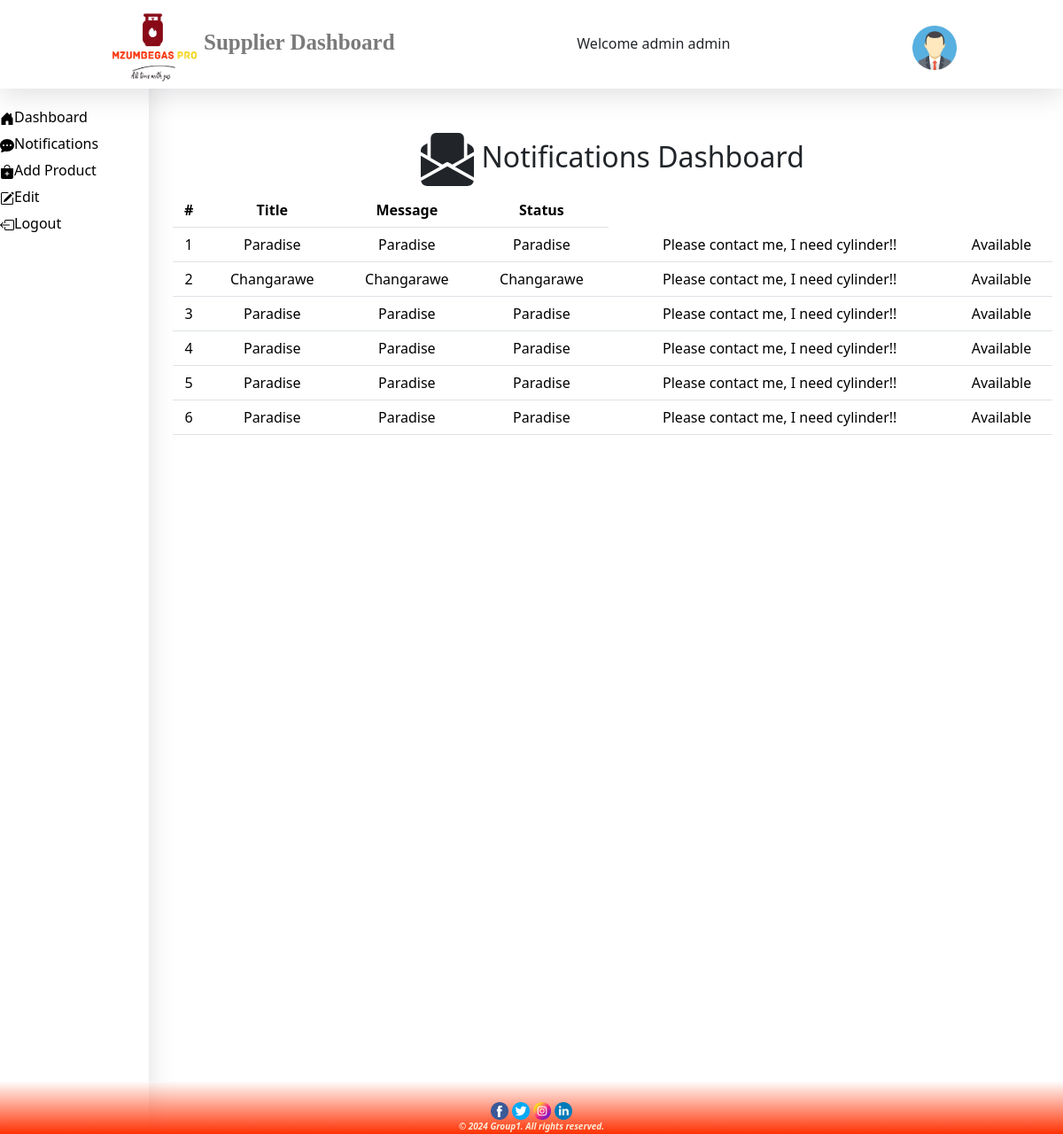
Page /notification.php (signed in) on the committed database.
### tables this page shows
CREATE TABLE `orders` (
  `order_id` int(200) NOT NULL,
  `location` varchar(200) NOT NULL,
  `message` varchar(100) NOT NULL,
  `status` varchar(100) NOT NULL,
  `customer_id` int(11) DEFAULT NULL,
  `supplier_id` int(11) DEFAULT NULL
);

### notification.php (the view, shortened to what this page needs)
<?php include('./layout/supplier/header.php');
?>
<div style="display: flex; gap: 15px; position: scroll;">
<?php include('./layout/supplier/sidebar.php'); ?>
<div class="container" style="margin-top:150px" >
    <h2 class="text-center">
        Notifications Dashboard
    </h2>
    <div class="table-responsive">
        <table class="table table-hover notification-table">
            <thead class="thead-dark">
                <tr>
                    <th>#</th>
                    <th>Title</th>
                    <th>Message</th>
                    <th>Status</th>
                </tr>
            </thead>
            <tbody id="notification-body">
                <?php
                $sql = "SELECT * FROM `orders`";
                $result = mysqli_query($conn, $sql);
                if (mysqli_num_rows($result) > 0) {
                    $counter = 1;
                    while ($row = mysqli_fetch_assoc($result)) {
                ?>
                <tr class="<?php echo ($row['status'] == 'unread') ? 'unread' : 'read'; ?>">
                    <td><?php echo $counter; ?></td>
                    <td><?php echo htmlspecialchars($row['location']); ?></td>
                    <td><?php echo htmlspecialchars($row['location']); ?></td>
                    <td><?php echo htmlspecialchars($row['location']); ?></td>
                    <td><?php echo htmlspecialchars($row['message']); ?></td>
                    <td><?php echo htmlspecialchars($row['status']); ?></td>
                </tr>
                <?php
                        $counter++;
                    }
                } else {
                ?>
                <tr>
                    <td colspan="4" style="text-align: center;">No notifications found.</td>
                </tr>
                <?php
                }
                ?>
            </tbody>
        </table>
    </div>
</div>
</div>
<?php include('./layout/supplier/footer.php'); ?>

### layout/supplier/header.php (shortened to what this page needs)
<link href="https://cdn.jsdelivr.net/npm/bootstrap@5.3.3/dist/css/bootstrap.min.css" rel="stylesheet">
    <nav class="nav" style="padding: 0 10%; display: flex;justify-content: space-between;align-items: center;position: fixed;width: 100%;height: 100px;background-color: white ;box-shadow: rgba(100, 100, 111, 0.2) 0px 7px 29px 0px;">
        <div style="display: flex;">
            <h1 style="color: rgba(0, 0, 0, 0.521);font-weight: 900;font-family: Segoe UI Black;font-size: 25px;"><img src="images/gaslogo.png" style="height: 100px;width: 110px;">Supplier Dashboard</h1>
        </div>
        <h6>Welcome <?php echo $_SESSION['firstname']; echo " "; echo $_SESSION['lastname'];?></h6>
        <img src="images\avator.png" alt="" style="border-radius:20px;" width="50px" height="50px">
    </nav>

### layout/supplier/sidebar.php (shortened to what this page needs)
<link href="https://cdn.jsdelivr.net/npm/bootstrap@5.3.3/dist/css/bootstrap.min.css" rel="stylesheet">
<div style="height: 160vh;width: 14%;padding-top: 120px; box-shadow: rgba(100, 100, 111, 0.2) 0px 7px 29px 0px;">
<a href="supplier_dashboard.php" style="list-style: none; color: black;text-decoration: none;position: fixed;"><p style="font-family: Segoe UI;" class="sidebar">Dashboard</p></a>
<a href="notification.php" style="list-style: none; color: black;text-decoration: none;position: fixed;margin-top: 30px;"><p style="font-family:Segoe UI;" class="sidebar">Notifications</p></a>
<a href="product.php" style="list-style: none; color: black;text-decoration: none;position: fixed;margin-top: 60px;"><p style="font-family:Segoe UI;" class="sidebar">Add Product</p></a>
<a href="edit_supplier.php?id=<?php echo $_SESSION['id'];?>" style="list-style: none; color: black;text-decoration: none;position: fixed;margin-top: 90px;"><p style="font-family:Segoe UI;" class="sidebar">Edit</p></a>
<a href="logout.php" style="list-style: none; color: black;text-decoration: none;position: fixed;margin-top: 120px;"><p style="font-family: Segoe UI;" class="sidebar">Logout</p></a>
</div>

### layout/supplier/footer.php (shortened to what this page needs)
<link href="https://cdn.jsdelivr.net/npm/bootstrap@5.3.3/dist/css/bootstrap.min.css" rel="stylesheet">
<footer style="background:linear-gradient(to top, rgb(255, 49, 3), rgba(255, 255, 255, 0.338)); width: 100%;padding: 20px 0;text-align: center;position: fixed;bottom: 0; left: 0;height: 60px;">
        <div class="social-media" style="text-align: center;gap: 50px;">
            <a href="https://www.facebook.com/BlyTz" target="_blank" class="social-icon"><img src="images/png/facebook.png" style="width: 20px;height: 20px;" alt="Facebook"></a>
            <a href="https://www.twitter.com" target="_blank" class="social-icon"><img src="images/png/twitter.png" style="width: 20px;height: 20px;" alt="Twitter"></a>
            <a href="https://www.instagram.com/samweli_mnyone" target="_blank" class="social-icon"><img src="images/png/instagram.png" style="width: 20px;height: 20px;" alt="Instagram"></a>
            <a href="https://www.linkedin.com/SamweliMnyone" target="_blank" class="social-icon"><img src="images/png/linkedin.png" style="width: 20px;height: 20px;" alt="LinkedIn"></a>
        </div>
        <i><p style="text-align: center;font-size:10px;font-weight: bold;color: antiquewhite;">&copy; 2024 Group1. All rights reserved.</p></i>
</footer>

### notification.php (style rules this page uses)
.read { background-color: #d4edda; }
.notification-table th, .notification-table td { text-align: center; }
.container { margin-top: 100px; flex: 1; margin-top:150px; }

### rows in the picture
orders: location "Paradise", message "Please contact me, I need cylinder!!", status "Available"
orders: location "Changarawe", message "Please contact me, I need cylinder!!", status "Available"
orders: location "Paradise", message "Please contact me, I need cylinder!!", status "Available"
orders: location "Paradise", message "Please contact me, I need cylinder!!", status "Available"
orders: location "Paradise", message "Please contact me, I need cylinder!!", status "Available"
orders: location "Paradise", message "Please contact me, I need cylinder!!", status "Available"

### other values in the picture
$_SESSION['firstname'] "admin"
$_SESSION['lastname'] "admin"
